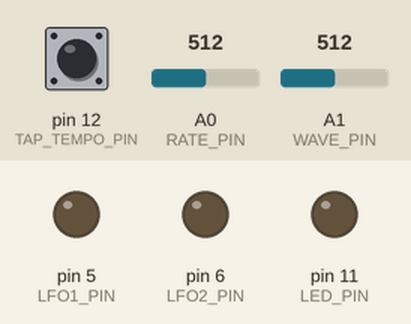
Simulated run of this sketch. Board: Arduino Uno, built with avr-gcc and run on an emulated ATmega328P. On the bench: output pins drawn as LEDs (lit = HIGH). Inputs (shaded band) come from the test bench; at power-on: A0 (RATE_PIN) = 512, A1 (WAVE_PIN) = 512, pin 12 (TAP_TEMPO_PIN) HIGH. Random numbers use the default seed unless the sketch sets one; what the sketch prints to the serial monitor is not drawn.

Above: at 1.2 s.
1.3 s: A0 (RATE_PIN) set to 0
2.8 s: A1 (WAVE_PIN) set to 716
At 3.3 s:
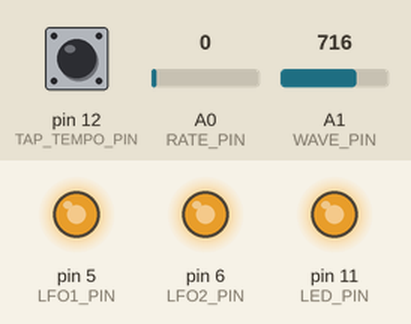
4.3 s: A0 (RATE_PIN) set to 4
At 5.76 s:
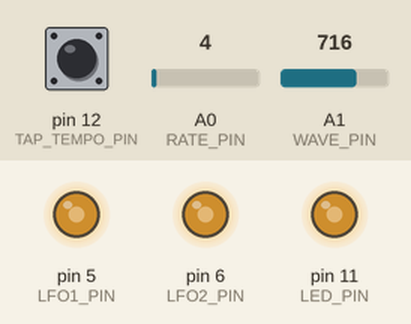
At 6.67 s:
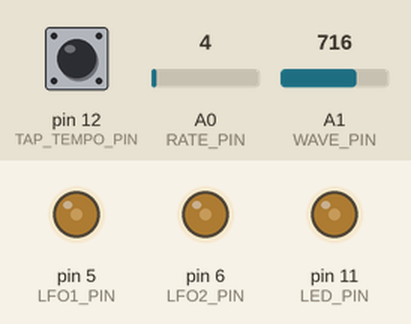
7.3 s: A1 (WAVE_PIN) set to 0
10.3 s: pin 12 (TAP_TEMPO_PIN) pulled LOW for 0.15 s
13.3 s: pin 12 (TAP_TEMPO_PIN) pulled LOW for 1 s
Timing chart, 0 to 17.3 s (numbered marks = the images above; inputs shaded):
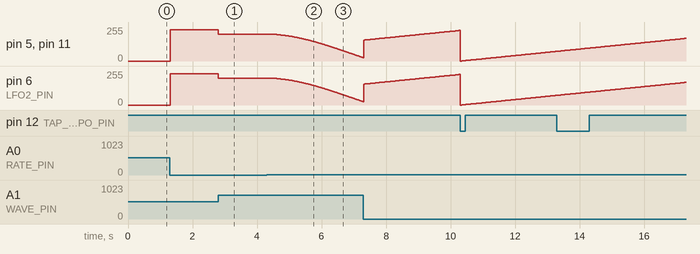

Measured:
- the behaviour switches between 2 and 3 on A0 (RATE_PIN) (found by bisection; images 1 and 2)
- after the input at 2.8 s, pin 5 (LFO1_PIN), pin 6 (LFO2_PIN), pin 11 (LED_PIN): 235/255 → 202/255 at once
- after the input at 4.3 s, pin 5 (LFO1_PIN), pin 6 (LFO2_PIN), pin 11 (LED_PIN): moves from 202/255 to 25/255 over 2.9 s, starting after 0.11 s

The sketch:

LFOino.ino
```cpp
/* LFOino - a CV LFO made with Arduino
by Davide Magni

Last Update - 2019 04 28

Resources:
https://playground.arduino.cc/Main/TimerPWMCheatsheet/
*/


#include <math.h>

// Pinout:
// D5 and D6: PWM outlets controlled by Timer0. Used for LFO and LED outputs
// D7: Shape selector inlet
// A0: Rate pot inlet

#define LED_PIN 11
#define LFO1_PIN 5
#define LFO2_PIN 6
#define RATE_PIN A0
#define WAVE_PIN A1
#define TAP_TEMPO_PIN 12

// Define Max and Min rate. May be floating point numbers
#define RATE_MIN 0.0
#define RATE_MAX 20.0

// Define Sample Rate. Used to handle phasor.
#define SR 31000.0

#define TAP_MAX 5

double cyclesNum = 0;
double cyclesNumPre = -1;

double ph = 0;
double rate;
double value;
double output;
double tap[TAP_MAX];
double delta;
double tapTime = 0;

int tapCount = 0;

int wave = 0;
int waveBtnState;
int tapBtnState;
int rateVal;
int waveVal;

unsigned long samplesUptime = 0;

void setup() {
  pinMode(LFO1_PIN, OUTPUT);
  pinMode(LFO2_PIN, OUTPUT);
  pinMode(LED_PIN, OUTPUT);
  pinMode(RATE_PIN, INPUT);
  pinMode(WAVE_PIN, INPUT);
  pinMode(TAP_TEMPO_PIN, INPUT_PULLUP);

  Serial.begin(9600);

  randomSeed(analogRead(0));

  cli(); // stop interrupts

  TCCR1A = 0; // set entire TCCR1A register to 0
  TCCR1B = 0; // same for TCCR1B
  TCNT1  = 0; // initialize counter value to 0

  // Timer0
  // Timer0 is forced at 62kHz and governs PWM. The frequency is that high in order to avoid aliasing
  TCCR0B = (TCCR0B & 0b11111000) | 0x01;

  // Timer1
  // Timer1 is used to handle only the phasor increment. Triggers an interrupt at regular intervals defined by the sample rate.
  // Allows for better time-sync operations
  OCR1A = (16000000 / SR) - 1;
  // turn on CTC mode
  TCCR1B |= (1 << WGM12);
  // Set CS12, CS11 and CS10 bits for 1 prescaler
  TCCR1B |= (0 << CS12) | (0 << CS11) | (1 << CS10);
  // enable timer compare interrupt
  TIMSK1 |= (1 << OCIE1A);

  sei(); // allow interrupts

  // Additional config things
  rateVal = analogRead(RATE_PIN);

}

// Timer0 interrupt operations. Used only to increment the phasor at the selected rate. This allows to avoid using delay()
// in the loop, which is far from precise.
extern "C"
{
  ISR(TIMER1_COMPA_vect){
    ph = ph + rate;

    if (ph >= SR) {
      ph = 0;
      cyclesNum++;
    }

    samplesUptime = (samplesUptime+1) % 0xFFFFFFFF;

  }
}

void loop() {
  rate = roundDecimalPlaces(potMap(RATE_PIN, RATE_MIN, RATE_MAX), 1);

  Serial.println(rate);
  wave = potMap(WAVE_PIN, 0, 8);

  if (digitalRead(TAP_TEMPO_PIN) == LOW && tapBtnState != digitalRead(TAP_TEMPO_PIN)) {
    if (tapCount == 0 || msUptime() - tapTime > 3000) {
      tapCount = 0;

      for(int i=0; i<TAP_MAX; i++){
        tap[i] = -1;
      }

      tap[tapCount] = msUptime();
      ph = 0;
    }
    else {
      if (tap[tapCount] != -1) {
        for(int i=0; i<TAP_MAX; i++){
          tap[i] = tap[i+1];
        }
      }

      tap[tapCount-1] = msUptime() - tap[tapCount-1];
      tap[tapCount] = msUptime();

      delta = 0.0;
      for(int i=0; i<tapCount; i++){
        delta += tap[i];
      }

      delta = (delta / tapCount) / 1000;
      rate = 1 / delta;
    }

    tapTime = msUptime();

    if (tapCount < TAP_MAX-1) {
      tapCount++;
    };
  };
  tapBtnState = digitalRead(TAP_TEMPO_PIN);


  // Wave selection
  switch (wave) {
    case 0:
       value = waveSaw(ph, SR);
      break;

    case 1:
      value = waveSqr(ph, SR);
      break;

    case 2:
      value = waveTri(ph, SR);
      break;

    case 3:
      value = waveSH(ph, SR, cyclesNumPre != cyclesNum);
      break;

    case 4:
      value = waveSin(ph, SR, 1);
      break;

    case 5:
      value = waveSin(ph, SR, 2);
      break;

    case 6:
      value = waveSin(ph, SR, 3);
      break;

    case 7:
      value = waveSin(ph, SR, 4);
      break;

    case 8:
      value = waveSin(ph, SR, 5);
      break;

  }


  cyclesNumPre = cyclesNum;

  // Fire the current value to the outlets
  if (value != false) {
    output = ((value / 2.0) + 0.5) * 255;
    analogWrite(LED_PIN, output);
    analogWrite(LFO1_PIN, output);
    analogWrite(LFO2_PIN, output);
  }
}

double mapf(double x, double in_min, double in_max, double out_min, double out_max) {
  return (x - in_min) * (out_max - out_min) / (in_max - in_min) + out_min;
}

double msUptime() {
  return (samplesUptime / SR) * 1000;
}

double potMap(int pin, double toLow, double toHigh) {
  return mapf(analogRead(pin), 0.0, 1023.0, toLow, toHigh);
}

double waveSaw(double ph, double sr) {
  return ((ph / sr) * 2) - 1;
}

double waveSin(double ph, double sr, int partials) {
  double output = 0;

  for (int i=0; i<partials; i++) {
    output = output + (i+1) * sin(((ph / sr) * 2*PI) / (i+1));
  }

  return output;
}

double waveSqr(double ph, double sr) {
  return (round(ph / sr) * 2) - 1;
}

double waveTri(double ph, double sr) {
  return (abs(waveSaw(ph, sr)) * 2) - 1;
}

double waveSH(double ph, double sr, double cond) {
  if (cond) {
    return random(-100, 100) / 100.0;
  }
  else {
    return false;
  }
}

double roundDecimalPlaces (double value, int n) {
  double p = pow(10, n);
  return round(value * p) / p;
}
```
